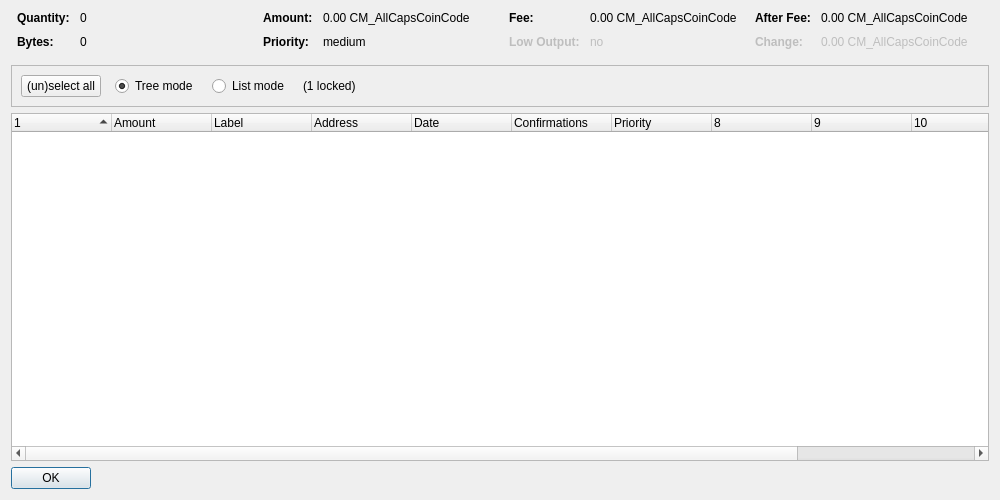
<?xml version="1.0" encoding="UTF-8"?>
<ui version="4.0">
 <class>CoinControlDialog</class>
 <widget class="QDialog" name="CoinControlDialog">
  <property name="geometry">
   <rect>
    <x>0</x>
    <y>0</y>
    <width>1000</width>
    <height>500</height>
   </rect>
  </property>
  <property name="windowTitle">
   <string>Coin Control Address Selection</string>
  </property>
  <layout class="QVBoxLayout" name="verticalLayout">
   <item>
    <layout class="QHBoxLayout" name="horizontalLayoutTop" stretch="0,0,0,0">
     <property name="topMargin">
      <number>0</number>
     </property>
     <property name="bottomMargin">
      <number>10</number>
     </property>
     <item>
      <layout class="QFormLayout" name="formLayoutCoinControl1">
       <property name="horizontalSpacing">
        <number>10</number>
       </property>
       <property name="verticalSpacing">
        <number>10</number>
       </property>
       <property name="leftMargin">
        <number>6</number>
       </property>
       <property name="rightMargin">
        <number>6</number>
       </property>
       <item row="0" column="0">
        <widget class="QLabel" name="labelCoinControlQuantityText">
         <property name="font">
          <font>
           <weight>75</weight>
           <bold>true</bold>
          </font>
         </property>
         <property name="text">
          <string>Quantity:</string>
         </property>
        </widget>
       </item>
       <item row="0" column="1">
        <widget class="QLabel" name="labelCoinControlQuantity">
         <property name="cursor">
          <cursorShape>IBeamCursor</cursorShape>
         </property>
         <property name="contextMenuPolicy">
          <enum>Qt::ActionsContextMenu</enum>
         </property>
         <property name="text">
          <string notr="true">0</string>
         </property>
         <property name="textInteractionFlags">
          <set>Qt::LinksAccessibleByMouse|Qt::TextSelectableByKeyboard|Qt::TextSelectableByMouse</set>
         </property>
        </widget>
       </item>
       <item row="1" column="0">
        <widget class="QLabel" name="labelCoinControlBytesText">
         <property name="font">
          <font>
           <weight>75</weight>
           <bold>true</bold>
          </font>
         </property>
         <property name="text">
          <string>Bytes:</string>
         </property>
        </widget>
       </item>
       <item row="1" column="1">
        <widget class="QLabel" name="labelCoinControlBytes">
         <property name="cursor">
          <cursorShape>IBeamCursor</cursorShape>
         </property>
         <property name="contextMenuPolicy">
          <enum>Qt::ActionsContextMenu</enum>
         </property>
         <property name="text">
          <string notr="true">0</string>
         </property>
         <property name="textInteractionFlags">
          <set>Qt::LinksAccessibleByMouse|Qt::TextSelectableByKeyboard|Qt::TextSelectableByMouse</set>
         </property>
        </widget>
       </item>
      </layout>
     </item>
     <item>
      <layout class="QFormLayout" name="formLayoutCoinControl2">
       <property name="horizontalSpacing">
        <number>10</number>
       </property>
       <property name="verticalSpacing">
        <number>10</number>
       </property>
       <property name="leftMargin">
        <number>6</number>
       </property>
       <property name="rightMargin">
        <number>6</number>
       </property>
       <item row="0" column="0">
        <widget class="QLabel" name="labelCoinControlAmountText">
         <property name="font">
          <font>
           <weight>75</weight>
           <bold>true</bold>
          </font>
         </property>
         <property name="text">
          <string>Amount:</string>
         </property>
        </widget>
       </item>
       <item row="0" column="1">
        <widget class="QLabel" name="labelCoinControlAmount">
         <property name="cursor">
          <cursorShape>IBeamCursor</cursorShape>
         </property>
         <property name="contextMenuPolicy">
          <enum>Qt::ActionsContextMenu</enum>
         </property>
         <property name="text">
          <string notr="true">0.00 CM_AllCapsCoinCode</string>
         </property>
         <property name="textInteractionFlags">
          <set>Qt::LinksAccessibleByMouse|Qt::TextSelectableByKeyboard|Qt::TextSelectableByMouse</set>
         </property>
        </widget>
       </item>
       <item row="1" column="0">
        <widget class="QLabel" name="labelCoinControlPriorityText">
         <property name="font">
          <font>
           <weight>75</weight>
           <bold>true</bold>
          </font>
         </property>
         <property name="text">
          <string>Priority:</string>
         </property>
        </widget>
       </item>
       <item row="1" column="1">
        <widget class="QLabel" name="labelCoinControlPriority">
         <property name="cursor">
          <cursorShape>IBeamCursor</cursorShape>
         </property>
         <property name="contextMenuPolicy">
          <enum>Qt::ActionsContextMenu</enum>
         </property>
         <property name="text">
          <string notr="true">medium</string>
         </property>
         <property name="textInteractionFlags">
          <set>Qt::LinksAccessibleByMouse|Qt::TextSelectableByKeyboard|Qt::TextSelectableByMouse</set>
         </property>
        </widget>
       </item>
      </layout>
     </item>
     <item>
      <layout class="QFormLayout" name="formLayoutCoinControl3">
       <property name="horizontalSpacing">
        <number>10</number>
       </property>
       <property name="verticalSpacing">
        <number>10</number>
       </property>
       <property name="leftMargin">
        <number>6</number>
       </property>
       <property name="rightMargin">
        <number>6</number>
       </property>
       <item row="0" column="0">
        <widget class="QLabel" name="labelCoinControlFeeText">
         <property name="font">
          <font>
           <weight>75</weight>
           <bold>true</bold>
          </font>
         </property>
         <property name="text">
          <string>Fee:</string>
         </property>
        </widget>
       </item>
       <item row="0" column="1">
        <widget class="QLabel" name="labelCoinControlFee">
         <property name="cursor">
          <cursorShape>IBeamCursor</cursorShape>
         </property>
         <property name="contextMenuPolicy">
          <enum>Qt::ActionsContextMenu</enum>
         </property>
         <property name="text">
          <string notr="true">0.00 CM_AllCapsCoinCode</string>
         </property>
         <property name="textInteractionFlags">
          <set>Qt::LinksAccessibleByMouse|Qt::TextSelectableByKeyboard|Qt::TextSelectableByMouse</set>
         </property>
        </widget>
       </item>
       <item row="1" column="0">
        <widget class="QLabel" name="labelCoinControlLowOutputText">
         <property name="enabled">
          <bool>false</bool>
         </property>
         <property name="font">
          <font>
           <weight>75</weight>
           <bold>true</bold>
          </font>
         </property>
         <property name="text">
          <string>Low Output:</string>
         </property>
        </widget>
       </item>
       <item row="1" column="1">
        <widget class="QLabel" name="labelCoinControlLowOutput">
         <property name="enabled">
          <bool>false</bool>
         </property>
         <property name="cursor">
          <cursorShape>IBeamCursor</cursorShape>
         </property>
         <property name="contextMenuPolicy">
          <enum>Qt::ActionsContextMenu</enum>
         </property>
         <property name="text">
          <string notr="true">no</string>
         </property>
         <property name="textInteractionFlags">
          <set>Qt::LinksAccessibleByMouse|Qt::TextSelectableByKeyboard|Qt::TextSelectableByMouse</set>
         </property>
        </widget>
       </item>
      </layout>
     </item>
     <item>
      <layout class="QFormLayout" name="formLayoutCoinControl4">
       <property name="horizontalSpacing">
        <number>10</number>
       </property>
       <property name="verticalSpacing">
        <number>10</number>
       </property>
       <property name="leftMargin">
        <number>6</number>
       </property>
       <property name="rightMargin">
        <number>6</number>
       </property>
       <item row="0" column="0">
        <widget class="QLabel" name="labelCoinControlAfterFeeText">
         <property name="font">
          <font>
           <weight>75</weight>
           <bold>true</bold>
          </font>
         </property>
         <property name="text">
          <string>After Fee:</string>
         </property>
        </widget>
       </item>
       <item row="0" column="1">
        <widget class="QLabel" name="labelCoinControlAfterFee">
         <property name="cursor">
          <cursorShape>IBeamCursor</cursorShape>
         </property>
         <property name="contextMenuPolicy">
          <enum>Qt::ActionsContextMenu</enum>
         </property>
         <property name="text">
          <string notr="true">0.00 CM_AllCapsCoinCode</string>
         </property>
         <property name="textInteractionFlags">
          <set>Qt::LinksAccessibleByMouse|Qt::TextSelectableByKeyboard|Qt::TextSelectableByMouse</set>
         </property>
        </widget>
       </item>
       <item row="1" column="0">
        <widget class="QLabel" name="labelCoinControlChangeText">
         <property name="enabled">
          <bool>false</bool>
         </property>
         <property name="font">
          <font>
           <weight>75</weight>
           <bold>true</bold>
          </font>
         </property>
         <property name="text">
          <string>Change:</string>
         </property>
        </widget>
       </item>
       <item row="1" column="1">
        <widget class="QLabel" name="labelCoinControlChange">
         <property name="enabled">
          <bool>false</bool>
         </property>
         <property name="cursor">
          <cursorShape>IBeamCursor</cursorShape>
         </property>
         <property name="contextMenuPolicy">
          <enum>Qt::ActionsContextMenu</enum>
         </property>
         <property name="text">
          <string notr="true">0.00 CM_AllCapsCoinCode</string>
         </property>
         <property name="textInteractionFlags">
          <set>Qt::LinksAccessibleByMouse|Qt::TextSelectableByKeyboard|Qt::TextSelectableByMouse</set>
         </property>
        </widget>
       </item>
      </layout>
     </item>
    </layout>
   </item>
   <item>
    <widget class="QFrame" name="frame">
     <property name="minimumSize">
      <size>
       <width>0</width>
       <height>40</height>
      </size>
     </property>
     <property name="frameShape">
      <enum>QFrame::StyledPanel</enum>
     </property>
     <property name="frameShadow">
      <enum>QFrame::Sunken</enum>
     </property>
     <layout class="QHBoxLayout" name="horizontalLayout">
      <item>
       <layout class="QHBoxLayout" name="horizontalLayoutPanel" stretch="0,0,0,0,0">
        <property name="spacing">
         <number>14</number>
        </property>
        <item>
         <widget class="QPushButton" name="pushButtonSelectAll">
          <property name="sizePolicy">
           <sizepolicy hsizetype="Maximum" vsizetype="Fixed">
            <horstretch>0</horstretch>
            <verstretch>0</verstretch>
           </sizepolicy>
          </property>
          <property name="text">
           <string>(un)select all</string>
          </property>
         </widget>
        </item>
        <item>
         <widget class="QRadioButton" name="radioTreeMode">
          <property name="sizePolicy">
           <sizepolicy hsizetype="Maximum" vsizetype="Fixed">
            <horstretch>0</horstretch>
            <verstretch>0</verstretch>
           </sizepolicy>
          </property>
          <property name="text">
           <string>Tree mode</string>
          </property>
          <property name="checked">
           <bool>true</bool>
          </property>
         </widget>
        </item>
        <item>
         <widget class="QRadioButton" name="radioListMode">
          <property name="sizePolicy">
           <sizepolicy hsizetype="Maximum" vsizetype="Fixed">
            <horstretch>0</horstretch>
            <verstretch>0</verstretch>
           </sizepolicy>
          </property>
          <property name="text">
           <string>List mode</string>
          </property>
         </widget>
        </item>
        <item>
         <widget class="QLabel" name="labelLocked">
          <property name="text">
           <string notr="true">(1 locked)</string>
          </property>
         </widget>
        </item>
        <item>
         <spacer name="horizontalSpacer">
          <property name="orientation">
           <enum>Qt::Horizontal</enum>
          </property>
          <property name="sizeHint" stdset="0">
           <size>
            <width>40</width>
            <height>20</height>
           </size>
          </property>
         </spacer>
        </item>
       </layout>
      </item>
     </layout>
    </widget>
   </item>
   <item>
    <widget class="CoinControlTreeWidget" name="treeWidget">
     <property name="contextMenuPolicy">
      <enum>Qt::CustomContextMenu</enum>
     </property>
     <property name="sortingEnabled">
      <bool>false</bool>
     </property>
     <property name="columnCount">
      <number>12</number>
     </property>
     <attribute name="headerShowSortIndicator" stdset="0">
      <bool>true</bool>
     </attribute>
     <attribute name="headerStretchLastSection">
      <bool>false</bool>
     </attribute>
     <column>
      <property name="text">
       <string/>
      </property>
     </column>
     <column>
      <property name="text">
       <string>Amount</string>
      </property>
     </column>
     <column>
      <property name="text">
       <string notr="true">Label</string>
      </property>
     </column>
     <column>
      <property name="text">
       <string>Address</string>
      </property>
     </column>
     <column>
      <property name="text">
       <string>Date</string>
      </property>
     </column>
     <column>
      <property name="text">
       <string>Confirmations</string>
      </property>
      <property name="toolTip">
       <string>Confirmed</string>
      </property>
     </column>
     <column>
      <property name="text">
       <string>Priority</string>
      </property>
     </column>
     <column>
      <property name="text">
       <string/>
      </property>
     </column>
     <column>
      <property name="text">
       <string/>
      </property>
     </column>
     <column>
      <property name="text">
       <string/>
      </property>
     </column>
     <column>
      <property name="text">
       <string/>
      </property>
     </column>
     <column>
      <property name="text">
       <string/>
      </property>
     </column>
    </widget>
   </item>
   <item>
    <widget class="QDialogButtonBox" name="buttonBox">
     <property name="sizePolicy">
      <sizepolicy hsizetype="Maximum" vsizetype="Fixed">
       <horstretch>0</horstretch>
       <verstretch>0</verstretch>
      </sizepolicy>
     </property>
     <property name="orientation">
      <enum>Qt::Horizontal</enum>
     </property>
     <property name="standardButtons">
      <set>QDialogButtonBox::Ok</set>
     </property>
    </widget>
   </item>
  </layout>
 </widget>
 <customwidgets>
  <customwidget>
   <class>CoinControlTreeWidget</class>
   <extends>QTreeWidget</extends>
   <header>coincontroltreewidget.h</header>
  </customwidget>
 </customwidgets>
 <resources/>
 <connections/>
</ui>
